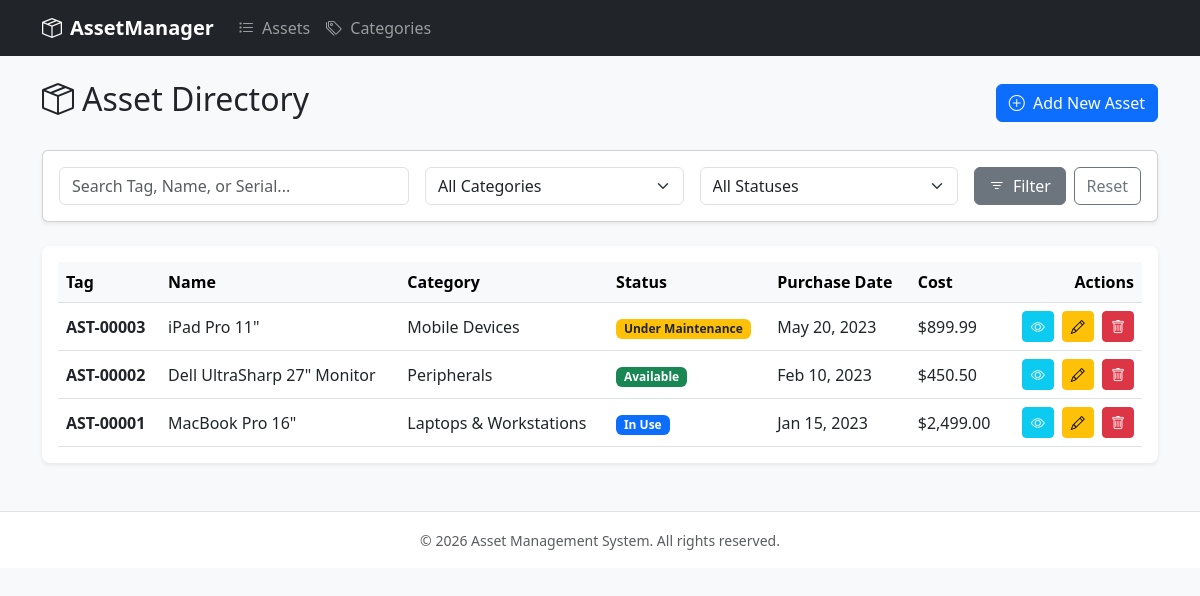
The app's page /assets/index.php with its own data.
### tables this page shows
CREATE TABLE `assets` (
    `id` INT AUTO_INCREMENT PRIMARY KEY,
    `asset_tag` VARCHAR(50) NOT NULL UNIQUE,
    `name` VARCHAR(150) NOT NULL,
    `category_id` INT NULL,
    `location_id` INT NULL,
    `brand_id` INT NULL,
    `serial_number` VARCHAR(100) NULL,
    `purchase_date` DATE NULL,
    `purchase_cost` DECIMAL(10,2) NULL,
    `status` ENUM('Available', 'In Use', 'Under Maintenance', 'Retired') NOT NULL DEFAULT 'Available',
    `notes` TEXT NULL,
    `created_at` TIMESTAMP DEFAULT CURRENT_TIMESTAMP,
    `updated_at` TIMESTAMP DEFAULT CURRENT_TIMESTAMP ON UPDATE CURRENT_TIMESTAMP,
    
    CONSTRAINT `fk_assets_categories` 
        FOREIGN KEY (`category_id`) 
        REFERENCES `categories` (`id`) 
        ON DELETE SET NULL 
        ON UPDATE CASCADE,

    CONSTRAINT `fk_assets_locations` 
        FOREIGN KEY (`location_id`) 
        REFERENCES `locations` (`id`) 
        ON DELETE SET NULL 
        ON UPDATE CASCADE,

    CONSTRAINT `fk_assets_brands` 
        FOREIGN KEY (`brand_id`) 
        REFERENCES `brands` (`id`) 
        ON DELETE SET NULL 
        ON UPDATE CASCADE
);

CREATE TABLE `categories` (
    `id` INT AUTO_INCREMENT PRIMARY KEY,
    `name` VARCHAR(100) NOT NULL UNIQUE,
    `description` TEXT NULL,
    `created_at` TIMESTAMP DEFAULT CURRENT_TIMESTAMP
);

### config/database.php (called while the page is built, shortened)
<?php
function sanitize(?string $string): string {
    return htmlspecialchars($string ?? '', ENT_QUOTES, 'UTF-8');
}

### assets/index.php (the view, shortened to what this page needs)
<?php
require_once __DIR__ . '/../includes/header.php';
$pdo = getDBConnection();
$search = trim($_GET['search'] ?? '');
$limit = 10;
$page = filter_input(INPUT_GET, 'page', FILTER_VALIDATE_INT) ?: 1;
$offset = ($page - 1) * $limit;
$where = [];
$whereSQL = $where ? 'WHERE ' . implode(' AND ', $where) : '';
$sql = "SELECT a.*, c.name AS category_name
        FROM assets a
        LEFT JOIN categories c ON a.category_id = c.id
        $whereSQL
        ORDER BY a.id DESC
        LIMIT :limit OFFSET :offset";
$stmt = $pdo->prepare($sql);
$stmt->bindValue(':limit', $limit, PDO::PARAM_INT);
$stmt->bindValue(':offset', $offset, PDO::PARAM_INT);
$stmt->execute();
$assets = $stmt->fetchAll();
?>
<div class="d-flex justify-content-between align-items-center mb-4">
    <h2><i class="bi-box-seam me-2"></i>Asset Directory</h2>
    <a href="/assets/create.php" class="btn btn-primary"><i class="bi-plus-circle me-1"></i> Add New Asset</a>
</div>
<div class="card mb-4 shadow-sm">
    <div class="card-body">
        <form method="GET" action="/assets/index.php" class="row g-3">
            <div class="col-md-4">
                <input type="text" name="search" class="form-control" placeholder="Search Tag, Name, or Serial..." value="<?= sanitize($search); ?>">
            </div>
            <div class="col-md-3">
                <select name="category_id" class="form-select">
                    <option value="">All Categories</option>
                </select>
            </div>
            <div class="col-md-3">
                <select name="status" class="form-select">
                    <option value="">All Statuses</option>
                </select>
            </div>
            <div class="col-md-2 d-flex gap-2">
                <button type="submit" class="btn btn-secondary w-100"><i class="bi-filter me-1"></i> Filter</button>
                <a href="/assets/index.php" class="btn btn-outline-secondary">Reset</a>
            </div>
        </form>
    </div>
</div>
<div class="table-responsive p-3">
    <table class="table table-hover align-middle mb-0">
        <thead class="table-light">
            <tr>
                <th>Tag</th>
                <th>Name</th>
                <th>Category</th>
                <th>Status</th>
                <th>Purchase Date</th>
                <th>Cost</th>
                <th class="text-end">Actions</th>
            </tr>
        </thead>
        <tbody>
            <?php if (empty($assets)): ?>
                <tr>
                    <td colspan="7" class="text-center text-muted py-4">No assets found matching your criteria.</td>
                </tr>
            <?php else: ?>
                <?php foreach ($assets as $asset): ?>
                    <tr>
                        <td><strong><?= sanitize($asset['asset_tag']); ?></strong></td>
                        <td><?= sanitize($asset['name']); ?></td>
                        <td><?= sanitize($asset['category_name'] ?? 'Uncategorized'); ?></td>
                        <td>
                            <?php
                            $badgeClass = match($asset['status']) {
                                'Available' => 'bg-success',
                                'In Use' => 'bg-primary',
                                'Under Maintenance' => 'bg-warning text-dark',
                                'Retired' => 'bg-danger',
                                default => 'bg-secondary'
                            };
                            ?>
                            <span class="badge <?= $badgeClass; ?>"><?= $asset['status']; ?></span>
                        </td>
                        <td><?= $asset['purchase_date'] ? date('M d, Y', strtotime($asset['purchase_date'])) : 'N/A'; ?></td>
                        <td><?= $asset['purchase_cost'] !== null ? '$' . number_format($asset['purchase_cost'], 2) : 'N/A'; ?></td>
                        <td class="text-end">
                            <button type="button" class="btn btn-sm btn-info text-white me-1"
                                    data-bs-toggle="modal"
                                    data-bs-target="#viewModal<?= $asset['id']; ?>">
                                <i class="bi-eye"></i>
                            </button>
                            <a href="/assets/edit.php?id=<?= $asset['id']; ?>" class="btn btn-sm btn-warning me-1"><i class="bi-pencil"></i></a>
                            <form method="POST" action="/assets/delete.php" class="d-inline" onsubmit="return confirm('Are you sure you want to delete this asset?');">
                                <button type="submit" class="btn btn-sm btn-danger"><i class="bi-trash"></i></button>
                            </form>
                        </td>
                    </tr>
                <?php endforeach; ?>
            <?php endif; ?>
        </tbody>
    </table>
</div>
<?php require_once __DIR__ . '/../includes/footer.php'; ?>

### includes/header.php (shortened to what this page needs)
<?php
require_once __DIR__ . '/../config/database.php';
?>
<!DOCTYPE html>
<html lang="en">
<head>
    <link href="https://cdn.jsdelivr.net/npm/bootstrap@5.3.0/dist/css/bootstrap.min.css" rel="stylesheet">
    <link href="https://cdn.jsdelivr.net/npm/bootstrap-icons@1.10.5/font/bootstrap-icons.css" rel="stylesheet">
</head>
<body>
<nav class="navbar navbar-expand-lg navbar-dark bg-dark mb-4">
    <div class="container">
        <a class="navbar-brand" href="/assets/index.php"><i class="bi-box-seam me-2"></i>AssetManager</a>
        <div class="collapse navbar-collapse" id="navbarNav">
            <ul class="navbar-nav me-auto">
                <li class="nav-item">
                    <a class="nav-link" href="/assets/index.php"><i class="bi-list-task me-1"></i> Assets</a>
                </li>
                <li class="nav-item">
                    <a class="nav-link" href="/categories/index.php"><i class="bi-tags me-1"></i> Categories</a>
                </li>
            </ul>
        </div>
    </div>
</nav>
<div class="container pb-5">

### includes/footer.php (shortened to what this page needs)
</div>
<footer class="footer mt-auto py-3 bg-white border-top text-center text-muted">
    <div class="container">
        <small>&copy; <?= date('Y'); ?> Asset Management System. All rights reserved.</small>
    </div>
</footer>
</body>
</html>

### includes/header.php (style rules this page uses)
body { background-color: #f8f9fa; }
.navbar-brand { font-weight: 600; }
.table-responsive { background: #fff; border-radius: 8px; box-shadow: 0 0.125rem 0.25rem rgba(0,0,0,0.075); }

### records on screen
assets: asset_tag "AST-00003", name "iPad Pro 11\"", category.name "Mobile Devices", status "Under Maintenance", purchase_date "May 20, 2023", purchase_cost "899.99"
assets: asset_tag "AST-00002", name "Dell UltraSharp 27\" Monitor", category.name "Peripherals", status "Available", purchase_date "Feb 10, 2023", purchase_cost "450.50"
assets: asset_tag "AST-00001", name "MacBook Pro 16\"", category.name "Laptops & Workstations", status "In Use", purchase_date "Jan 15, 2023", purchase_cost "2,499.00"
